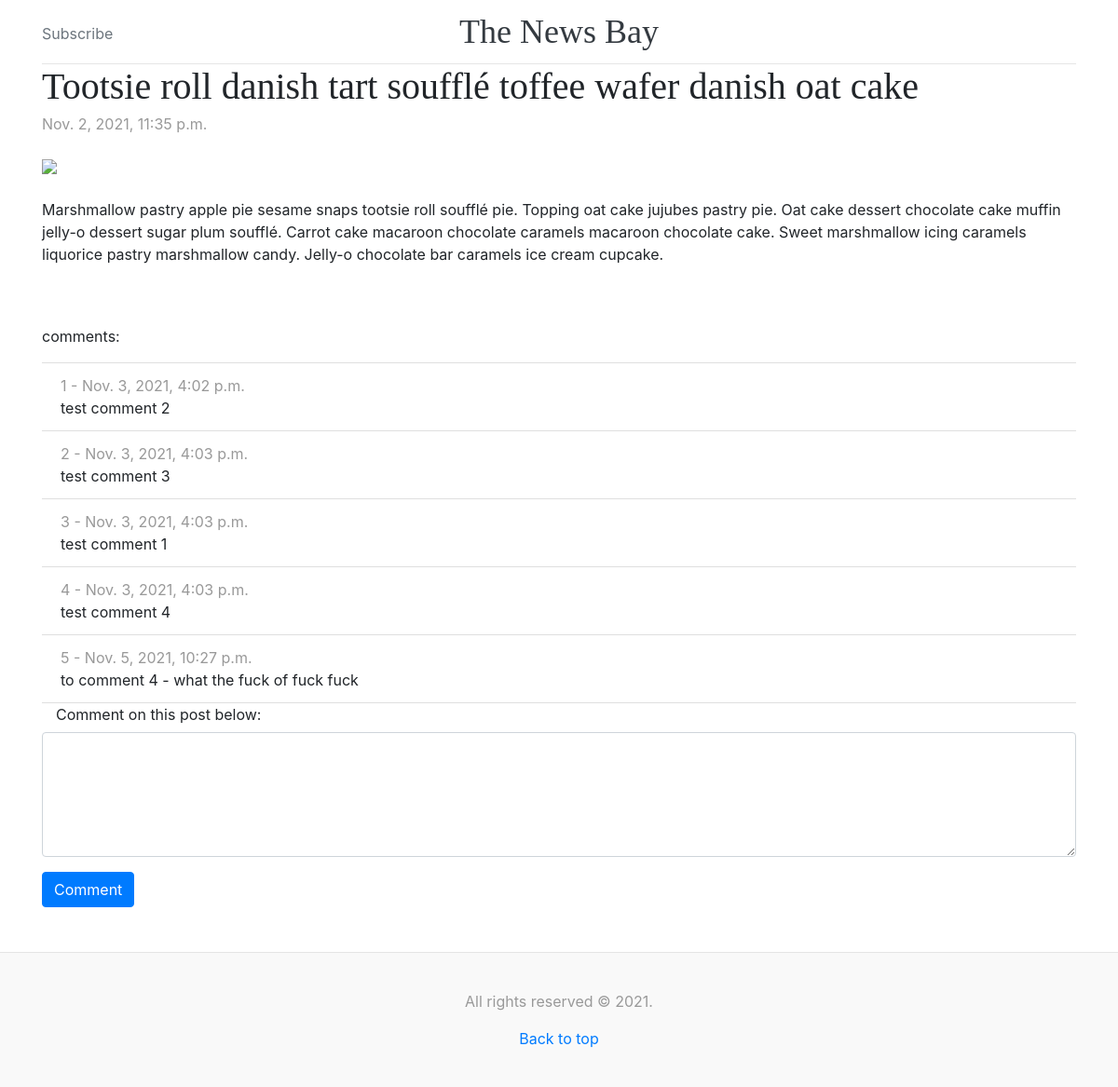
Page /2/ on the committed database.
### blog/models.py (models this page shows, shortened)
class Entry(models.Model):
    entry_title = models.CharField(max_length=200)
    entry_content = models.TextField()
    pub_date = models.DateTimeField('date published')

class Comment(models.Model):
    entry = models.ForeignKey(Entry, on_delete=models.CASCADE)
    comment_text = models.CharField(max_length=300)
    pub_date = models.DateTimeField('date published')

### blog/views.py (the view)
# urls.py: path('<int:pk>/', views.EntryDetailView.as_view(), name='detail'),
class EntryDetailView(generic.DetailView):
    model = Entry

### blog/templates/blog/entry_detail.html (shortened to what this page needs)
{% extends "blog/base.html" %}
{% load static %}
{% block content %}
    <div class="container">
        <div class="blog-post">
            <h2 class="blog-post-title">{{ entry.entry_title }}</h2>
            <p class="blog-post-meta">{{ entry.pub_date }}</p>
            <img class="img-fluid" src="{% static 'blog/media/3.jpg' %}" width="600"><br><br>
            <p>{{ entry.entry_content }}</p>
        </div>
        <p>comments:</p>
        <ul class="list-group list-group-flush">
            {% for comment in entry.comment_set.all %}
                <li class="list-group-item">
                    <span class="blog-post-meta">{{ forloop.counter }} - {{ comment.pub_date }}</span><br>
                    {{ comment.comment_text }}
                </li>
            {% endfor %}
        </ul>
        <div class="form-group">
            <form action="{% url 'blog:comment' entry.id %}" method="post">
                <fieldset class="form-group">
                    <legend class="col-form-label col-sm-12 pt-0">Comment on this post below:</legend>
                    <textarea class="form-control" name="comment" id="{{ entry.id }}" rows="5" required></textarea>
                </fieldset>
                <input class="btn btn-primary mb-2" type="submit" value="Comment">
            </form>
        </div>
        <br>
    </div>
{% endblock %}

### blog/static/blog/blog.css (style rules this page uses)
h1, h2, h3, h4, h5, h6 { font-family: "Playfair Display", Georgia, "Times New Roman", serif; }
.blog-post { margin-bottom: 4rem; }
.blog-post-title { margin-bottom: .25rem; font-size: 2.5rem; }
.blog-post-meta { margin-bottom: 1.25rem; color: #999; }

### blog/static/blog/sticky-footer.css (style rules this page uses)
html { position: relative; min-height: 100%; }
body { margin-bottom: 145px; }

### rows in the picture
Entry: entry_title "Tootsie roll danish tart soufflé toffee wafer danish oat cake", pub_date "Nov. 2, 2021, 11:35 p.m.", entry_content "Marshmallow pastry apple pie sesame snaps tootsie roll soufflé pie. Topping oat cake jujubes pastry pie. Oat cake dessert chocolate cake muffin jelly-o dessert sugar plum soufflé. Carrot cake macaroon chocolate caramels macaroon chocolate cake. Sweet marshmallow icing caramels liquorice pastry marshmallow candy. Jelly-o chocolate bar caramels ice cream cupcake."
Comment: pub_date "Nov. 3, 2021, 4:02 p.m.", comment_text "test comment 2"
Comment: pub_date "Nov. 3, 2021, 4:03 p.m.", comment_text "test comment 3"
Comment: pub_date "Nov. 3, 2021, 4:03 p.m.", comment_text "test comment 1"
Comment: pub_date "Nov. 3, 2021, 4:03 p.m.", comment_text "test comment 4"
Comment: pub_date "Nov. 5, 2021, 10:27 p.m.", comment_text "to comment 4 - what the fuck of fuck fuck"
